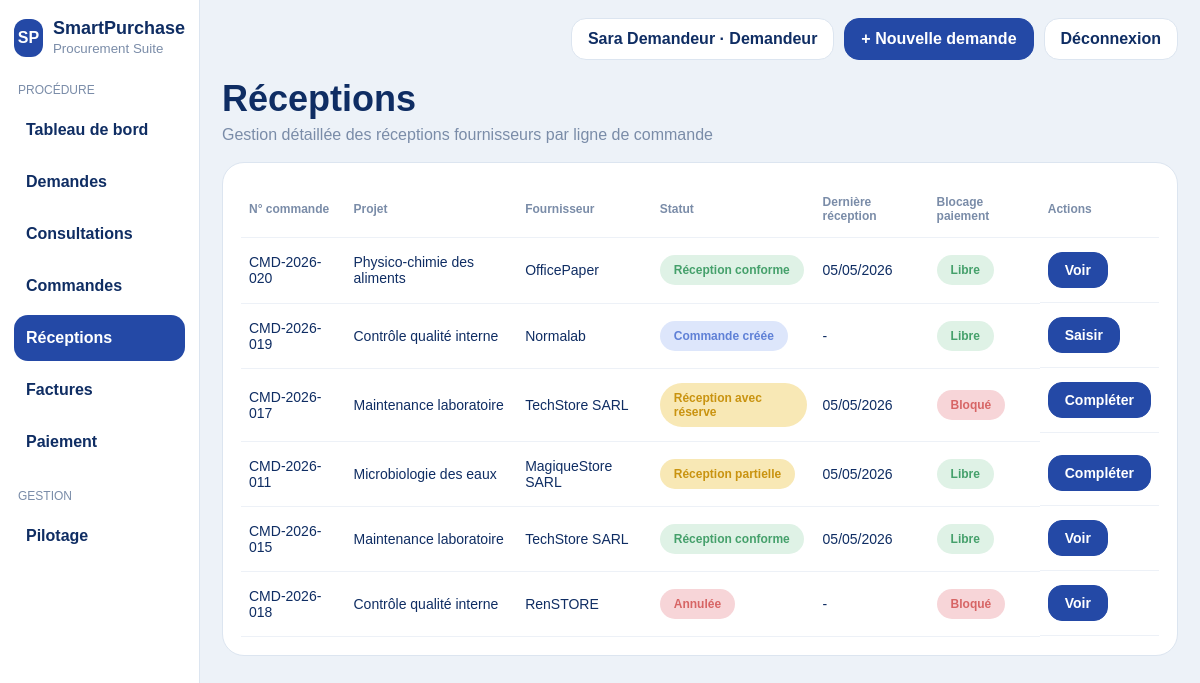
The app's page /receptions (signed in) with its own data.
### app/models.py (models this page shows, shortened)
class TimestampMixin:
    created_at = db.Column(db.DateTime, default=datetime.utcnow, nullable=False)
    updated_at = db.Column(db.DateTime, default=datetime.utcnow, onupdate=datetime.utcnow, nullable=False)

class PurchaseOrder(db.Model, TimestampMixin):
    __tablename__ = "purchase_order"
    STATUS_COMMANDEE = "commandee"
    STATUS_EN_RECEPTION = "en_reception"
    STATUS_RECEPTION_PARTIELLE = "reception_partielle"
    STATUS_ATTENTE_QUALITE = "attente_decision_qualite"
    STATUS_PARTIELLEMENT_ACCEPTEE = "partiellement_acceptee"
    STATUS_CONFORME = "reception_conforme"
    STATUS_RESERVE = "reception_avec_reserve"
    STATUS_QUARANTAINE = "quarantaine"
    STATUS_NON_CONFORME = "non_conforme"
    STATUS_REFUSEE = "reception_refusee"
    STATUS_LITIGE = "litige_fournisseur"
    STATUS_RETOUR_EN_COURS = "retour_en_cours"
    STATUS_RETOUR_CLOTURE = "retour_cloture"
    STATUS_SOLDEE = "soldee"
    STATUS_ARCHIVEE = "archivee"
    STATUS_ANNULEE = "annulee"
    id = db.Column(db.Integer, primary_key=True)
    code = db.Column(db.String(30), unique=True, nullable=False)
    supplier_name = db.Column(db.String(120), nullable=False)
    supplier_email = db.Column(db.String(120), default="", nullable=False)
    supplier_phone = db.Column(db.String(40), default="", nullable=False)
    amount = db.Column(db.Float, nullable=False)
    status = db.Column(db.String(40), default=STATUS_COMMANDEE, nullable=False, index=True)
    cancellation_reason = db.Column(db.String(255), default="", nullable=False)
    previous_order_id = db.Column(db.Integer, db.ForeignKey("purchase_order.id"), nullable=True)
    reception_site = db.Column(db.String(120), default="Dépôt principal", nullable=False)
    stock_blocked = db.Column(db.Boolean, default=False, nullable=False)
    payment_blocked = db.Column(db.Boolean, default=False, nullable=False)
    request_id = db.Column(db.Integer, db.ForeignKey("purchase_request.id"), nullable=False)
    selected_offer_id = db.Column(db.Integer, db.ForeignKey("supplier_offer.id"), nullable=True)
    selected_offer = db.relationship("SupplierOffer", foreign_keys=[selected_offer_id])
    previous_order = db.relationship("PurchaseOrder", remote_side=[id], uselist=False)
    lines = db.relationship("PurchaseOrderLine", backref="purchase_order", cascade="all, delete-orphan", lazy=True, order_by="PurchaseOrderLine.id.asc()")
    receptions = db.relationship("Reception", backref="purchase_order", cascade="all, delete-orphan", lazy=True, order_by="Reception.created_at.desc()")
    invoices = db.relationship("Invoice", backref="purchase_order", cascade="all, delete-orphan", lazy=True)
    @property
    def latest_reception(self):
        return self.receptions[0] if self.receptions else None
    @property
    def reception_action_label(self) -> str:
        if self.status in {self.STATUS_CONFORME, self.STATUS_ANNULEE}:
            return "Voir"
        if self.status == self.STATUS_COMMANDEE:
            return "Saisir"
        return "Compléter"

class PurchaseRequest(db.Model, TimestampMixin):
    __tablename__ = "purchase_request"
    STATUS_BROUILLON = "brouillon"
    STATUS_EN_ATTENTE = "en_attente_approbation"
    STATUS_VALIDEE = "validee"
    STATUS_REFUSEE = "refusee"
    STATUS_EN_CONSULTATION = "en_consultation"
    STATUS_OFFRE_SELECTIONNEE = "offre_selectionnee"
    STATUS_COMMANDEE = "commandee"
    STATUS_RECUE = "recue"
    STATUS_FACTUREE = "facturee"
    STATUS_PAYEE = "payee"
    STATUS_ARCHIVEE = "archivee"
    id = db.Column(db.Integer, primary_key=True)
    code = db.Column(db.String(30), unique=True, nullable=False)
    project_name = db.Column(db.String(120), nullable=False)
    department = db.Column(db.String(80), nullable=False)
    purchase_type = db.Column(db.String(80), nullable=False)
    estimated_amount = db.Column(db.Float, nullable=False)
    available_budget = db.Column(db.Float, nullable=True)
    need_date = db.Column(db.Date, nullable=True)
    urgency = db.Column(db.Integer, default=1, nullable=False)
    criticality = db.Column(db.Integer, default=1, nullable=False)
    description = db.Column(db.Text, default="", nullable=False)
    priority_score = db.Column(db.Float, default=0, nullable=False)
    status = db.Column(db.String(40), default=STATUS_BROUILLON, nullable=False, index=True)
    approver_comment = db.Column(db.Text, default="", nullable=False)
    requester_id = db.Column(db.Integer, db.ForeignKey("user.id"), nullable=False)
    attachments = db.relationship("Attachment", backref="purchase_request", cascade="all, delete-orphan", lazy=True)
    offers = db.relationship("SupplierOffer", backref="purchase_request", cascade="all, delete-orphan", lazy=True, order_by="SupplierOffer.amount.asc()")
    orders = db.relationship("PurchaseOrder", backref="purchase_request", cascade="all, delete-orphan", lazy=True, order_by="PurchaseOrder.created_at.desc()")
    lines = db.relationship("PurchaseRequestLine", backref="purchase_request", cascade="all, delete-orphan", lazy=True, order_by="PurchaseRequestLine.id.asc()")

class Reception(db.Model, TimestampMixin):
    __tablename__ = "reception"
    STATUS_BROUILLON = "brouillon"
    STATUS_QUALITE_A_TRAITER = "qualite_a_traiter"
    STATUS_CLOTUREE = "cloturee"
    LOGISTIC_COMPLETE = "complete"
    LOGISTIC_PARTIAL = "partielle"
    LOGISTIC_WITH_RESERVE = "avec_reserve"
    LOGISTIC_REFUSED_PARTIAL = "refus_partiel"
    LOGISTIC_REFUSED_TOTAL = "refus_total"
    id = db.Column(db.Integer, primary_key=True)
    code = db.Column(db.String(30), unique=True, nullable=False)
    order_id = db.Column(db.Integer, db.ForeignKey("purchase_order.id"), nullable=False)
    reception_date = db.Column(db.Date, default=date.today, nullable=False)
    delivery_note_number = db.Column(db.String(80), default="", nullable=False)
    delivery_note_date = db.Column(db.Date, nullable=True)
    carrier = db.Column(db.String(120), default="", nullable=False)
    reception_site = db.Column(db.String(120), default="Dépôt principal", nullable=False)
    warehouse = db.Column(db.String(120), default="Magasin central", nullable=False)
    logistic_status = db.Column(db.String(40), default=LOGISTIC_COMPLETE, nullable=False)
    status = db.Column(db.String(40), default=STATUS_QUALITE_A_TRAITER, nullable=False, index=True)
    transport_reservations = db.Column(db.Text, default="", nullable=False)
    refusal_reason = db.Column(db.String(255), default="", nullable=False)
    observations = db.Column(db.Text, default="", nullable=False)
    received_by_id = db.Column(db.Integer, db.ForeignKey("user.id"), nullable=True)
    received_by_name = db.Column(db.String(120), default="", nullable=False)
    quality_decided_by_id = db.Column(db.Integer, db.ForeignKey("user.id"), nullable=True)
    quality_decided_by_name = db.Column(db.String(120), default="", nullable=False)
    quality_decision_date = db.Column(db.Date, nullable=True)
    is_final = db.Column(db.Boolean, default=False, nullable=False)
    lines = db.relationship("ReceptionLine", backref="reception", cascade="all, delete-orphan", lazy=True)
    non_conformities = db.relationship("NonConformity", backref="reception", cascade="all, delete-orphan", lazy=True)

### app/routes/procurement.py (the view)
@procurement_bp.route('/receptions')
@login_required
def receptions():
    orders_list = PurchaseOrder.query.order_by(PurchaseOrder.created_at.desc()).all()
    return render_template('procurement/receptions.html', orders_list=orders_list)

### app/utils/auth_helpers.py (called while the page is built)
def current_user():
    return session.get("user")

def login_required(view):
    @wraps(view)
    def wrapped(*args, **kwargs):
        if "user" not in session:
            flash("Veuillez vous connecter.", "warning")
            return redirect(url_for("auth.login"))
        return view(*args, **kwargs)
    return wrapped

### app/utils/view_helpers.py (called while the page is built)
def display_status(value: str) -> str:
    maps = [
        REQUEST_STATUS_LABELS,
        ORDER_STATUS_LABELS,
        RECEPTION_STATUS_LABELS,
        NC_STATUS_LABELS,
        INVOICE_STATUS_LABELS,
        PAYMENT_STATUS_LABELS,
    ]
    for mapping in maps:
        if value in mapping:
            return mapping[value]
    return (value or "").replace("_", " ").capitalize()

def badge_class(value: str) -> str:
    return BADGE_CLASS.get(value, "slate")

### app/templates/procurement/receptions.html
{% extends "base.html" %}
{% block content %}
<div class="page-header"><h2>Réceptions</h2><p>Gestion détaillée des réceptions fournisseurs par ligne de commande</p></div>
<div class="panel">
  <table class="data-table">
    <thead><tr><th>N° commande</th><th>Projet</th><th>Fournisseur</th><th>Statut</th><th>Dernière réception</th><th>Blocage paiement</th><th>Actions</th></tr></thead>
    <tbody>
      {% for order in orders_list %}
      <tr>
        <td>{{ order.code }}</td>
        <td>{{ order.purchase_request.project_name }}</td>
        <td>{{ order.supplier_name }}</td>
        <td><span class="badge {{ badge_class(order.status) }}">{{ display_status(order.status) }}</span></td>
        <td>{{ order.latest_reception.reception_date.strftime('%d/%m/%Y') if order.latest_reception else '-' }}</td>
        <td>{% if order.status == 'annulee' or order.payment_blocked %}<span class="badge danger">Bloqué</span>{% else %}<span class="badge success">Libre</span>{% endif %}</td>
        <td class="actions-inline"><a class="action-btn primary" href="{{ url_for('procurement.reception_detail', order_id=order.id) }}">{{ order.reception_action_label }}</a></td>
      </tr>
      {% else %}<tr><td colspan="7">Aucune commande trouvée.</td></tr>{% endfor %}
    </tbody>
  </table>
</div>
{% endblock %}

### app/static/css/style.css (style rules this page uses)
:root { --bg:#edf2f8; --panel:#ffffff; --border:#dce5f0; --text:#0f2d63; --muted:#7a8ca8; --primary:#2449a6; --primary-dark:#183985; --success:#45a06b; --success-bg:#dff2e6; --warning:#c99310; --warning-bg:#f8e8b5; --danger:#d76565; --danger-bg:#f7d5d8; --info:#5f80d6; --info-bg:#dde6fb; --slate:#6e7f9b; --slate-bg:#ebeff5; }
* { box-sizing:border-box }
body { margin:0;font-family:Arial,Helvetica,sans-serif;background:var(--bg);color:var(--text) }
a { text-decoration:none;color:inherit }
.page-header h2 { font-size:36px;margin:10px 0 6px }
.page-header p { margin:0 0 18px;color:var(--muted) }
.stat-card,.panel,.chart-panel { background:#fff;border:1px solid var(--border);border-radius:22px;padding:18px }
.data-table { width:100%;border-collapse:collapse }
.data-table th,.data-table td { padding:14px 8px;border-bottom:1px solid #edf1f7;text-align:left;font-size:14px;vertical-align:middle }
.data-table th { color:var(--muted);font-size:12px;text-transform:none }
.badge { display:inline-block;padding:8px 14px;border-radius:999px;font-size:12px;font-weight:800 }
.badge.success { background:var(--success-bg);color:var(--success) }
.badge.warning { background:var(--warning-bg);color:var(--warning) }
.badge.danger { background:var(--danger-bg);color:var(--danger) }
.badge.info { background:var(--info-bg);color:var(--info) }
.action-btn { display:inline-block;background:#fff;border:1px solid var(--border);border-radius:14px;padding:9px 16px;font-weight:800;color:var(--text) }
.action-btn.primary { background:var(--primary);color:#fff;border-color:var(--primary) }
.actions-inline { display:flex;gap:10px;align-items:center;flex-wrap:wrap; }

### records on screen
PurchaseOrder: code "CMD-2026-020", purchase_request.project_name "Physico-chimie des aliments", supplier_name "OfficePaper", status "Réception conforme", latest_reception.reception_date "05/05/2026", payment_blocked "Libre", reception_action_label "Voir"
PurchaseOrder: code "CMD-2026-019", purchase_request.project_name "Contrôle qualité interne", supplier_name "Normalab", status "Commande créée", latest_reception.reception_date "-", payment_blocked "Libre", reception_action_label "Saisir"
PurchaseOrder: code "CMD-2026-017", purchase_request.project_name "Maintenance laboratoire", supplier_name "TechStore SARL", status "Réception avec réserve", latest_reception.reception_date "05/05/2026", payment_blocked "Bloqué", reception_action_label "Compléter"
PurchaseOrder: code "CMD-2026-011", purchase_request.project_name "Microbiologie des eaux", supplier_name "MagiqueStore SARL", status "Réception partielle", latest_reception.reception_date "05/05/2026", payment_blocked "Libre", reception_action_label "Compléter"
PurchaseOrder: code "CMD-2026-015", purchase_request.project_name "Maintenance laboratoire", supplier_name "TechStore SARL", status "Réception conforme", latest_reception.reception_date "05/05/2026", payment_blocked "Libre", reception_action_label "Voir"
PurchaseOrder: code "CMD-2026-018", purchase_request.project_name "Contrôle qualité interne", supplier_name "RenSTORE", status "Annulée", latest_reception.reception_date "-", shows "Bloqué", reception_action_label "Voir"

### other values on screen
{{ session['user']['name'] }} "Sara Demandeur"
{{ session['user']['role'].capitalize() }} "Demandeur"
